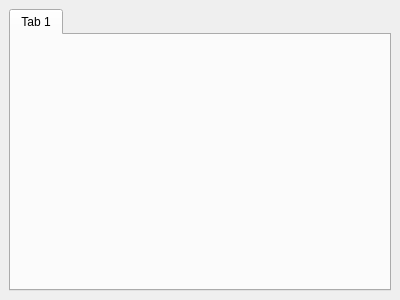
<?xml version="1.0" encoding="UTF-8"?>
<ui version="4.0">
 <class>NavigatorPanel</class>
 <widget class="QDockWidget" name="NavigatorPanel">
  <property name="geometry">
   <rect>
    <x>0</x>
    <y>0</y>
    <width>400</width>
    <height>300</height>
   </rect>
  </property>
  <property name="allowedAreas">
   <set>Qt::LeftDockWidgetArea|Qt::RightDockWidgetArea</set>
  </property>
  <property name="windowTitle">
   <string>Navigator panel</string>
  </property>
  <widget class="QWidget" name="dockWidgetContents">
   <layout class="QVBoxLayout" name="verticalLayout">
    <item>
     <widget class="QTabWidget" name="m_tabWidget">
      <property name="currentIndex">
       <number>0</number>
      </property>
      <widget class="QWidget" name="tab">
       <attribute name="title">
        <string>Tab 1</string>
       </attribute>
      </widget>
     </widget>
    </item>
   </layout>
  </widget>
 </widget>
 <resources/>
 <connections/>
</ui>
